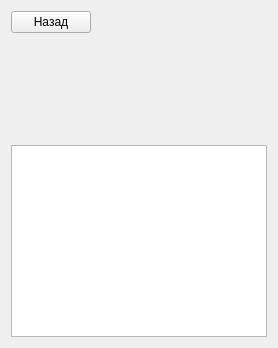
                  <widget class="QWidget" name="page_11">
                   <layout class="QVBoxLayout" name="verticalLayout_60">
                    <item>
                     <layout class="QVBoxLayout" name="verticalLayout_59">
                      <item>
                       <layout class="QHBoxLayout" name="horizontalLayout_37">
                        <item>
                         <widget class="QPushButton" name="back_test_btn_folder">
                          <property name="text">
                           <string>Назад</string>
                          </property>
                         </widget>
                        </item>
                        <item>
                         <spacer name="horizontalSpacer_15">
                          <property name="orientation">
                           <enum>Qt::Horizontal</enum>
                          </property>
                          <property name="sizeHint" stdset="0">
                           <size>
                            <width>40</width>
                            <height>20</height>
                           </size>
                          </property>
                         </spacer>
                        </item>
                       </layout>
                      </item>
                      <item>
                       <widget class="QLabel" name="label_guess_test_folder">
                        <property name="minimumSize">
                         <size>
                          <width>0</width>
                          <height>100</height>
                         </size>
                        </property>
                        <property name="text">
                         <string/>
                        </property>
                       </widget>
                      </item>
                      <item>
                       <layout class="QVBoxLayout" name="verticalLayout_61">
                        <item>
                         <widget class="QListWidget" name="listWidget_test_folder"/>
                        </item>
                       </layout>
                      </item>
                     </layout>
                    </item>
                   </layout>
                  </widget>
